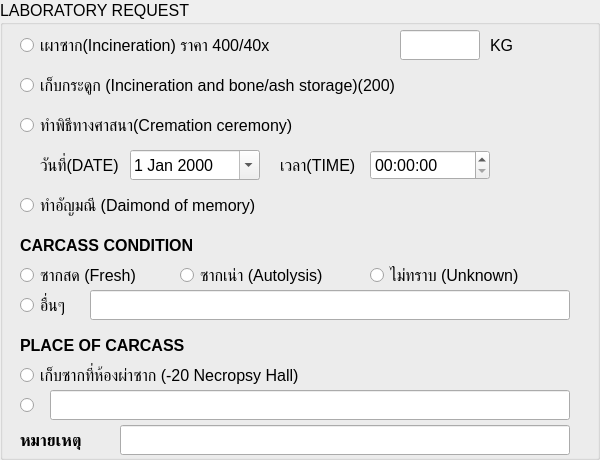
  <widget class="QGroupBox" name="gb_lab_request">
   <property name="geometry">
    <rect>
     <x>20</x>
     <y>90</y>
     <width>600</width>
     <height>460</height>
    </rect>
   </property>
   <property name="font">
    <font>
     <pointsize>12</pointsize>
    </font>
   </property>
   <property name="title">
    <string>LABORATORY REQUEST</string>
   </property>
   <widget class="QRadioButton" name="rb_incineration">
    <property name="geometry">
     <rect>
      <x>20</x>
      <y>30</y>
      <width>350</width>
      <height>30</height>
     </rect>
    </property>
    <property name="font">
     <font>
      <pointsize>12</pointsize>
     </font>
    </property>
    <property name="text">
     <string>เผาซาก(Incineration) ราคา 400/40x</string>
    </property>
   </widget>
   <widget class="QLineEdit" name="le_incineration_kg">
    <property name="geometry">
     <rect>
      <x>400</x>
      <y>30</y>
      <width>80</width>
      <height>30</height>
     </rect>
    </property>
    <property name="font">
     <font>
      <pointsize>12</pointsize>
     </font>
    </property>
   </widget>
   <widget class="QLabel" name="label_kg">
    <property name="geometry">
     <rect>
      <x>490</x>
      <y>30</y>
      <width>40</width>
      <height>30</height>
     </rect>
    </property>
    <property name="font">
     <font>
      <pointsize>12</pointsize>
     </font>
    </property>
    <property name="text">
     <string>KG</string>
    </property>
   </widget>
   <widget class="QRadioButton" name="rb_bone_storage">
    <property name="geometry">
     <rect>
      <x>20</x>
      <y>70</y>
      <width>450</width>
      <height>30</height>
     </rect>
    </property>
    <property name="font">
     <font>
      <pointsize>12</pointsize>
     </font>
    </property>
    <property name="text">
     <string>เก็บกระดูก (Incineration and bone/ash storage)(200)</string>
    </property>
   </widget>
   <widget class="QRadioButton" name="rb_ceremony">
    <property name="geometry">
     <rect>
      <x>20</x>
      <y>110</y>
      <width>450</width>
      <height>30</height>
     </rect>
    </property>
    <property name="font">
     <font>
      <pointsize>12</pointsize>
     </font>
    </property>
    <property name="text">
     <string>ทำพิธีทางศาสนา(Cremation ceremony)</string>
    </property>
   </widget>
   <widget class="QLabel" name="label_date">
    <property name="geometry">
     <rect>
      <x>40</x>
      <y>150</y>
      <width>80</width>
      <height>30</height>
     </rect>
    </property>
    <property name="font">
     <font>
      <pointsize>12</pointsize>
     </font>
    </property>
    <property name="text">
     <string>วันที่(DATE)</string>
    </property>
   </widget>
   <widget class="QDateEdit" name="dateEdit">
    <property name="geometry">
     <rect>
      <x>130</x>
      <y>150</y>
      <width>130</width>
      <height>30</height>
     </rect>
    </property>
    <property name="font">
     <font>
      <pointsize>12</pointsize>
     </font>
    </property>
    <property name="calendarPopup">
     <bool>true</bool>
    </property>
   </widget>
   <widget class="QLabel" name="label_time">
    <property name="geometry">
     <rect>
      <x>280</x>
      <y>150</y>
      <width>80</width>
      <height>30</height>
     </rect>
    </property>
    <property name="font">
     <font>
      <pointsize>12</pointsize>
     </font>
    </property>
    <property name="text">
     <string>เวลา(TIME)</string>
    </property>
   </widget>
   <widget class="QTimeEdit" name="timeEdit">
    <property name="geometry">
     <rect>
      <x>370</x>
      <y>150</y>
      <width>120</width>
      <height>30</height>
     </rect>
    </property>
    <property name="font">
     <font>
      <pointsize>12</pointsize>
     </font>
    </property>
   </widget>
   <widget class="QRadioButton" name="rb_diamond_mem">
    <property name="geometry">
     <rect>
      <x>20</x>
      <y>190</y>
      <width>350</width>
      <height>30</height>
     </rect>
    </property>
    <property name="font">
     <font>
      <pointsize>12</pointsize>
     </font>
    </property>
    <property name="text">
     <string>ทำอัญมณี (Daimond of memory)</string>
    </property>
   </widget>
   <widget class="QLabel" name="label_carcass_cond">
    <property name="geometry">
     <rect>
      <x>20</x>
      <y>230</y>
      <width>250</width>
      <height>30</height>
     </rect>
    </property>
    <property name="font">
     <font>
      <pointsize>12</pointsize>
      <bold>true</bold>
     </font>
    </property>
    <property name="text">
     <string>CARCASS CONDITION</string>
    </property>
   </widget>
   <widget class="QRadioButton" name="rb_fresh">
    <property name="geometry">
     <rect>
      <x>20</x>
      <y>260</y>
      <width>150</width>
      <height>30</height>
     </rect>
    </property>
    <property name="font">
     <font>
      <pointsize>12</pointsize>
     </font>
    </property>
    <property name="text">
     <string>ซากสด (Fresh)</string>
    </property>
   </widget>
   <widget class="QRadioButton" name="rb_autolysis">
    <property name="geometry">
     <rect>
      <x>180</x>
      <y>260</y>
      <width>180</width>
      <height>30</height>
     </rect>
    </property>
    <property name="font">
     <font>
      <pointsize>12</pointsize>
     </font>
    </property>
    <property name="text">
     <string>ซากเน่า (Autolysis)</string>
    </property>
   </widget>
   <widget class="QRadioButton" name="rb_unknown">
    <property name="geometry">
     <rect>
      <x>370</x>
      <y>260</y>
      <width>180</width>
      <height>30</height>
     </rect>
    </property>
    <property name="font">
     <font>
      <pointsize>12</pointsize>
     </font>
    </property>
    <property name="text">
     <string>ไม่ทราบ (Unknown)</string>
    </property>
   </widget>
   <widget class="QRadioButton" name="rb_other_cond">
    <property name="geometry">
     <rect>
      <x>20</x>
      <y>290</y>
      <width>60</width>
      <height>30</height>
     </rect>
    </property>
    <property name="font">
     <font>
      <pointsize>12</pointsize>
     </font>
    </property>
    <property name="text">
     <string>อื่นๆ</string>
    </property>
   </widget>
   <widget class="QLineEdit" name="le_other_cond">
    <property name="geometry">
     <rect>
      <x>90</x>
      <y>290</y>
      <width>480</width>
      <height>30</height>
     </rect>
    </property>
    <property name="font">
     <font>
      <pointsize>12</pointsize>
     </font>
    </property>
   </widget>
   <widget class="QLabel" name="label_place">
    <property name="geometry">
     <rect>
      <x>20</x>
      <y>330</y>
      <width>300</width>
      <height>30</height>
     </rect>
    </property>
    <property name="font">
     <font>
      <pointsize>12</pointsize>
      <bold>true</bold>
     </font>
    </property>
    <property name="text">
     <string>PLACE OF CARCASS</string>
    </property>
   </widget>
   <widget class="QRadioButton" name="rb_necropsy">
    <property name="geometry">
     <rect>
      <x>20</x>
      <y>360</y>
      <width>400</width>
      <height>30</height>
     </rect>
    </property>
    <property name="font">
     <font>
      <pointsize>12</pointsize>
     </font>
    </property>
    <property name="text">
     <string>เก็บซากที่ห้องผ่าซาก (-20 Necropsy Hall)</string>
    </property>
   </widget>
   <widget class="QRadioButton" name="rb_place_opt1">
    <property name="geometry">
     <rect>
      <x>20</x>
      <y>390</y>
      <width>20</width>
      <height>30</height>
     </rect>
    </property>
    <property name="text">
     <string/>
    </property>
   </widget>
   <widget class="QLineEdit" name="le_place_opt1">
    <property name="geometry">
     <rect>
      <x>50</x>
      <y>390</y>
      <width>520</width>
      <height>30</height>
     </rect>
    </property>
    <property name="font">
     <font>
      <pointsize>12</pointsize>
     </font>
    </property>
   </widget>
   <widget class="QLabel" name="label_remark_lab">
    <property name="geometry">
     <rect>
      <x>20</x>
      <y>425</y>
      <width>100</width>
      <height>30</height>
     </rect>
    </property>
    <property name="font">
     <font>
      <pointsize>12</pointsize>
      <bold>true</bold>
     </font>
    </property>
    <property name="text">
     <string>หมายเหตุ</string>
    </property>
   </widget>
   <widget class="QLineEdit" name="le_remark_lab">
    <property name="geometry">
     <rect>
      <x>120</x>
      <y>425</y>
      <width>450</width>
      <height>30</height>
     </rect>
    </property>
    <property name="font">
     <font>
      <pointsize>12</pointsize>
     </font>
    </property>
   </widget>
  </widget>
